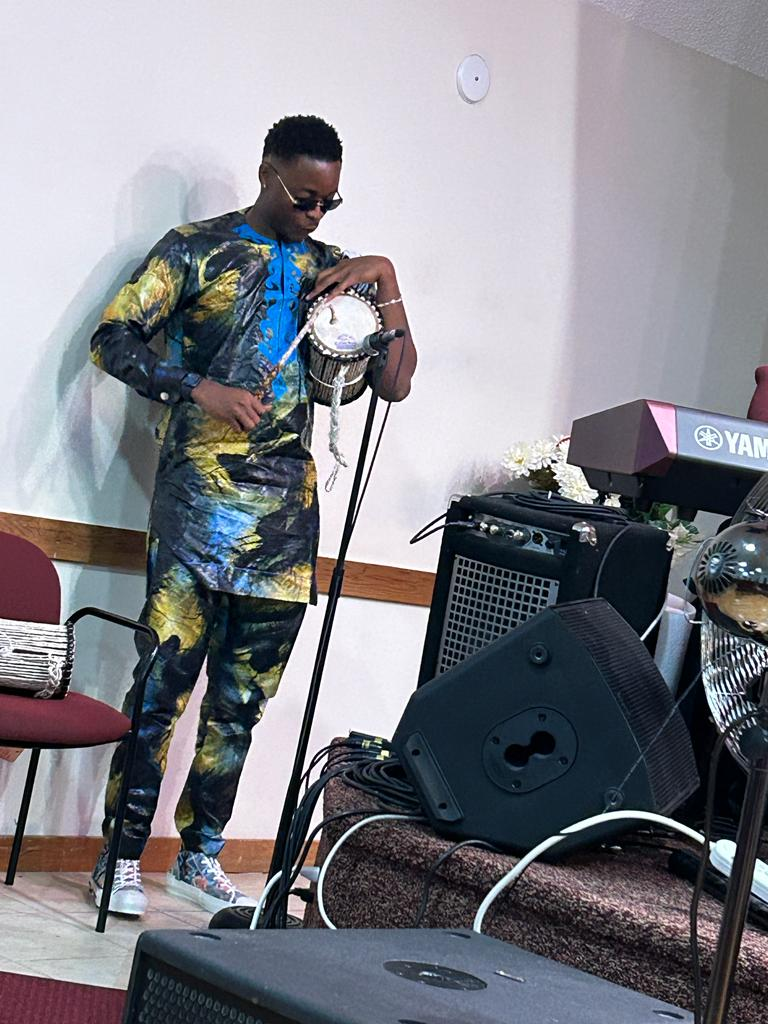
#> input picture WhatsApp Image 2023-10-04 at 21.18.08.jpg, 768 x 1024 px, found by its file name
$ python threshold.py
#> lines starting #> are read from the running program, lines starting #| are printed output that depends on the picture; after the words box and inside, x2 and y2 are one past the last pixel; in counts of white or black regions, pixels touching at a corner belong together
import cv2 as cv
img = cv.imread('D:\computer vision\opencv\WhatsApp Image 2023-10-04 at 21.18.08.jpg')
#> img is the input picture: shape (1024, 768, 3); mean B, G, R 136.1, 128.7, 128
cv.imshow('img',img)
grey = cv.cvtColor(img,cv.COLOR_BGR2GRAY)
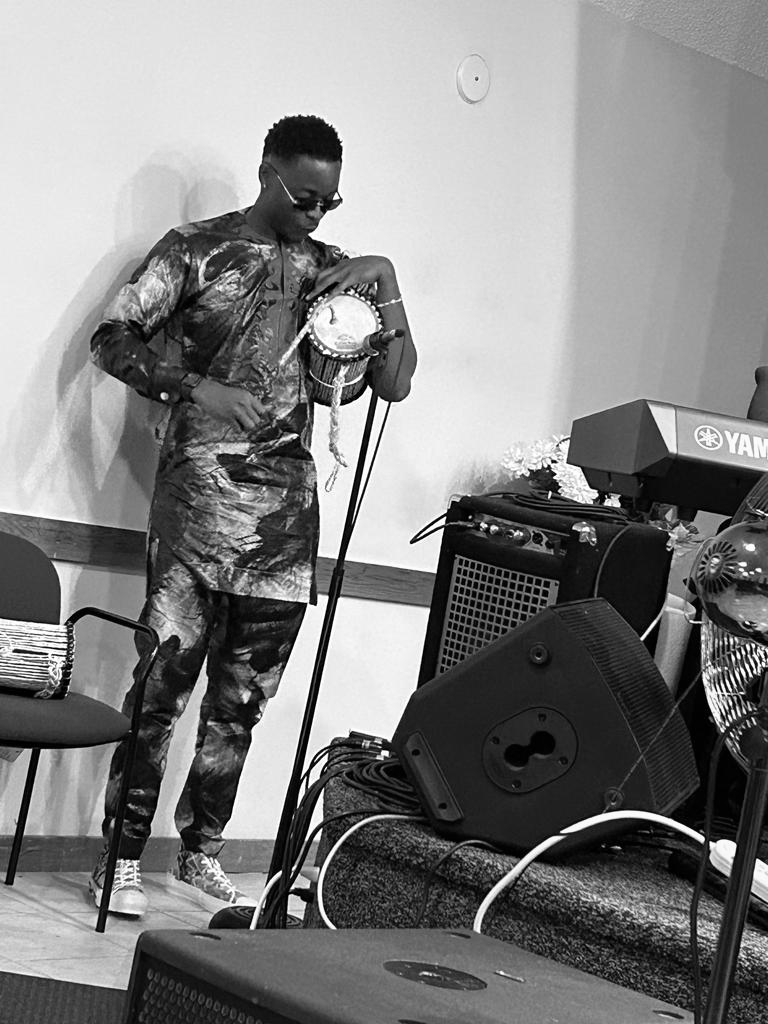
#> grey: shape (1024, 768); min 0, max 255, mean 129.4

#simple thresholding
threhold,thresh = cv.threshold(grey, 100,255,cv.THRESH_BINARY)
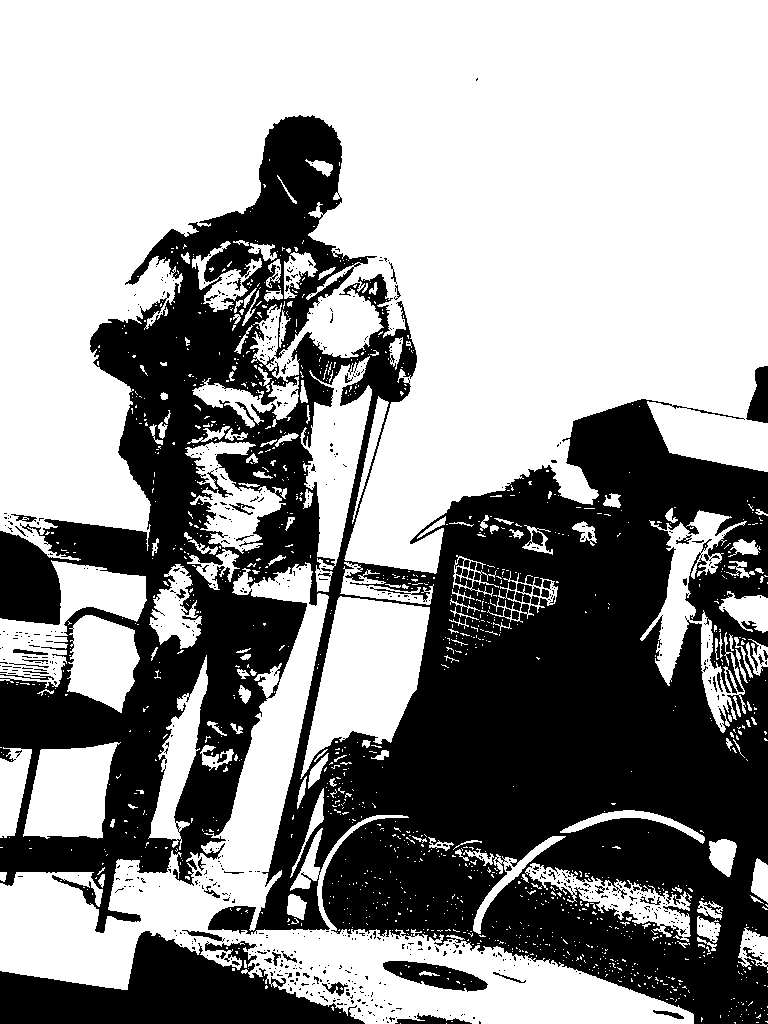
#> thresh: shape (1024, 768); 58.9% white; 713 black regions (654 under 20 px), largest, box (x1, y1, x2, y2) and area: (0, 115, 768, 1024) 296875, (0, 931, 365, 1024) 17824, (383, 961, 488, 992) 1719
cv.imshow('thresh',thresh)

threhold,thresh_inv = cv.threshold(grey, 100,255,cv.THRESH_BINARY_INV)
cv.imshow('inverse thresh inverse',thresh_inv)

#Adaptive Thresholding
adaptive_thresh = cv.adaptiveThreshold(grey,255,cv.ADAPTIVE_THRESH_MEAN_C,cv.THRESH_BINARY_INV,3,3)
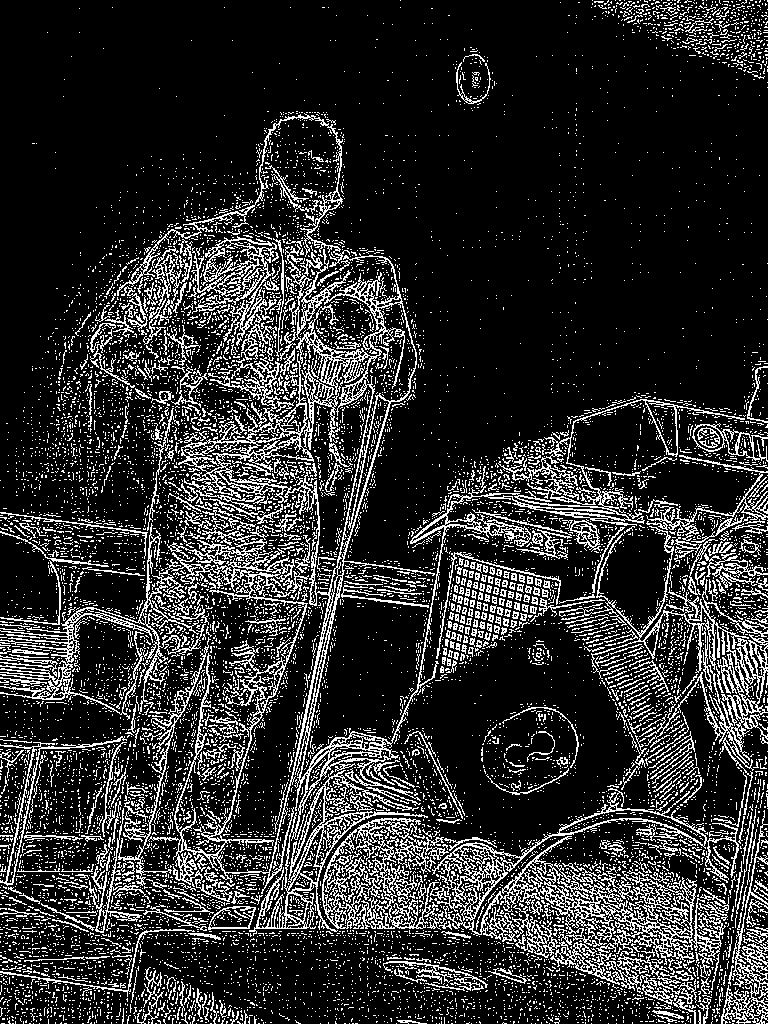
#> adaptive_thresh: shape (1024, 768); 17.9% white in thin lines or dots
cv.imshow('adaptive_thresh',adaptive_thresh)

cv.waitKey()
